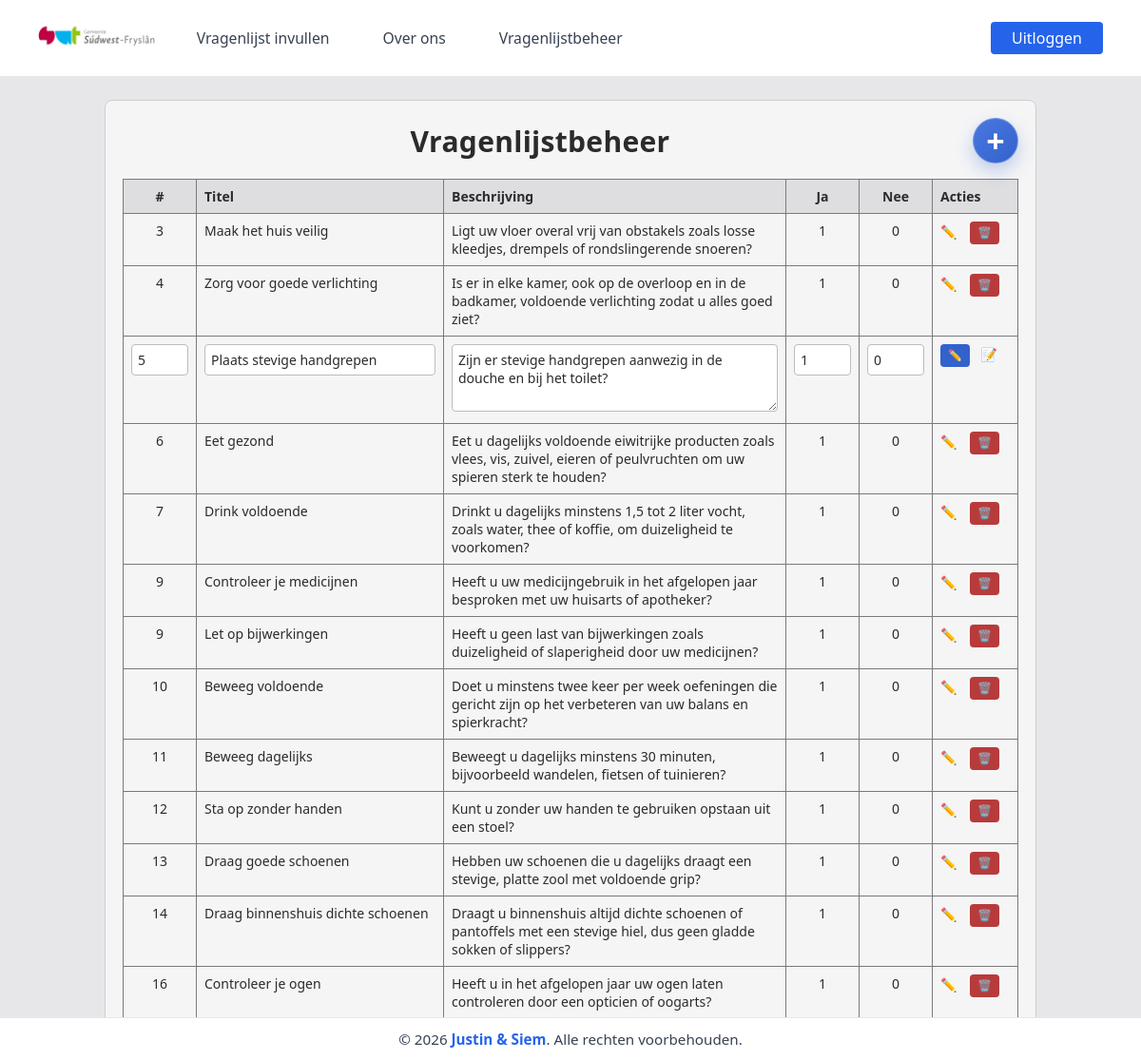
The app's page /vragenlijstbeheer/?edit=10 (signed in) with its own data.
### home/models.py (models this page shows, shortened)
class Vragen(models.Model):
	categorie = models.CharField(max_length=80, blank=True, default="")
	emoji = models.CharField(max_length=16, blank=True, default="")
	vraag = models.CharField(max_length=255)
	extra_info = models.CharField(max_length=255, blank=True)
	weging = models.IntegerField(default=0)
	weging_nee = models.IntegerField(default=0)
	volgorde = models.IntegerField()

### vragenlijstbeheer/views.py (the view, shortened to what this page needs)
# urls.py: path('', views.index, name='index'),
@login_required(login_url="/login/")
def index(request):
    edit_id = _parse_int(request.GET.get("edit"), 0)
    vragen = Vragen.objects.order_by("volgorde", "id")
    return render(
        request,
        "vragenlijstbeheer/index.html",
        {
            "vragen": vragen,
            "edit_id": edit_id,
        },
    )

### vragenlijstbeheer/views.py (called while the page is built)
def _parse_int(value: str, fallback: int) -> int:
    try:
        return int(value)
    except (TypeError, ValueError):
        return fallback

### vragenlijstbeheer/templates/vragenlijstbeheer/index.html (shortened to what this page needs)
{% extends 'base.html' %} {% load static %}  {% block extra_head %}
<link
  rel="stylesheet"
  href="{% static 'vragenlijstbeheer/vragenlijstbeheer.css' %}"
/>
{% endblock %} {% block content %}
<main class="beheer-wrap">
  <section class="beheer-card" aria-label="Vragenlijst beheer">
    <div class="beheer-topbar">
      <h1>Vragenlijstbeheer</h1>
      <a
        href="{% url 'vraag_toevoegen' %}"
        class="beheer-toevoegen-link"
        aria-label="Vraag toevoegen"
        title="Vraag toevoegen"
        >+</a
      >
    </div>
    <div class="table-scroll">
      <table class="beheer-table">
        <thead>
          <tr>
            <th>#</th>
            <th>Titel</th>
            <th>Beschrijving</th>
            <th>Ja</th>
            <th>Nee</th>
            <th>Acties</th>
          </tr>
        </thead>
        <tbody>
          {% for vraag in vragen %} {% if edit_id == vraag.id %}
          <tr>
            <td>
              <input
                class="beheer-input beheer-input-number"
                type="number"
                name="volgorde"
                value="{{ vraag.volgorde }}"
                form="edit-form-{{ vraag.id }}"
                min="1"
                aria-label="#"
              />
            </td>
            <td>
              <input
                class="beheer-input"
                type="text"
                name="vraag"
                value="{{ vraag.vraag }}"
                form="edit-form-{{ vraag.id }}"
                required
              />
            </td>
            <td>
              <textarea
                class="beheer-textarea"
                name="extra_info"
                rows="3"
                form="edit-form-{{ vraag.id }}"
              >
{{ vraag.extra_info }}</textarea
              >
            </td>
            <td>
              <input
                class="beheer-input beheer-input-number"
                type="number"
                name="weging"
                value="{{ vraag.weging }}"
                form="edit-form-{{ vraag.id }}"
                min="0"
                aria-label="Punten Ja"
              />
            </td>
            <td>
              <input
                class="beheer-input beheer-input-number"
                type="number"
                name="weging_nee"
                value="{{ vraag.weging_nee }}"
                form="edit-form-{{ vraag.id }}"
                min="0"
                aria-label="Punten Nee"
              />
            </td>
            <td class="acties-col">
              <form
                id="edit-form-{{ vraag.id }}"
                method="post"
                class="inline-form"
              >
                <button class="actie-btn" type="submit">✏️</button>
              </form>
              <a
                href="/vragenlijstbeheer/?edit={{ vraag.id }}"
                class="actie-link"
                >📝</a
              >
            </td>
          </tr>
          {% else %}
          <tr>
            <td>{{ vraag.volgorde }}</td>
            <td>{{ vraag.vraag }}</td>
            <td>{{ vraag.extra_info|default:'-' }}</td>
            <td>{{ vraag.weging }}</td>
            <td>{{ vraag.weging_nee }}</td>
            <td class="acties-col">
              <a
                href="/vragenlijstbeheer/?edit={{ vraag.id }}"
                class="actie-link"
                aria-label="Bewerk vraag {{ vraag.id }}"
                >✏️</a
              >
              <form method="post" class="inline-form">
                <button
                  type="submit"
                  class="actie-btn actie-btn-danger"
                  aria-label="Verwijder vraag {{ vraag.id }}"
                >
                  🗑️
                </button>
              </form>
            </td>
          </tr>
          {% endif %} {% empty %}
          <tr>
            <td colspan="6" class="leeg-regel">
              Er zijn nog geen vragen beschikbaar.
            </td>
          </tr>
          {% endfor %}
        </tbody>
      </table>
    </div>
  </section>
</main>
{% endblock %}

### vragenlijstbeheer/static/vragenlijstbeheer/vragenlijstbeheer.css (style rules this page uses)
:root { --beheer-bg: #e7e7ea; --beheer-card: #f5f5f6; --beheer-line: #7a7a7a; --beheer-text: #2b2b2b; --beheer-head: #dedee0; --beheer-accent: #3362cc; }
* { box-sizing: border-box; }
body { background: var(--beheer-bg); color: var(--beheer-text); font-family: "Segoe UI", Tahoma, sans-serif; }
.beheer-wrap { min-height: 100%; display: grid; place-items: center; padding: 24px; }
.beheer-card { width: min(100%, 980px); background: var(--beheer-card); border: 1px solid #cfcfd2; border-radius: 8px; padding: 18px; }
.beheer-topbar { display: flex; align-items: center; justify-content: space-between; gap: 16px; margin-bottom: 16px; }
.beheer-topbar h1 { margin: 0; flex: 1; text-align: center; font-size: 30px; letter-spacing: 0.01em; }
.beheer-toevoegen-link { display: inline-flex; align-items: center; justify-content: center; width: 48px; height: 48px; margin-right: 0; border-radius: 50%; background: linear-gradient(135deg, #4a78df 0%, var(--beheer-accent) 100%); border: 1px solid rgba(255, 255, 255, 0.28); color: #fff; text-decoration: none; font-size: 34px; font-weight: 600; line-height: 1; box-shadow: 0 8px 18px rgba(51, 98, 204, 0.28); transition: transform 0.18s ease, box-shadow 0.18s ease, filter 0.18s ease; }
.table-scroll { overflow-x: auto; }
.beheer-table { width: 100%; border-collapse: collapse; table-layout: auto; font-size: 14px; }
.beheer-table th, .beheer-table td { border: 1px solid var(--beheer-line); padding: 8px; vertical-align: top; }
.beheer-table th { background: var(--beheer-head); text-align: left; font-weight: 700; }
.beheer-table th:nth-child(1), .beheer-table td:nth-child(1), .beheer-table th:nth-child(4), .beheer-table td:nth-child(4), .beheer-table th:nth-child(5), .beheer-table td:nth-child(5) { text-align: center; width: 60px; }
.beheer-table th:nth-child(2), .beheer-table td:nth-child(2) { width: 260px; }
.beheer-table th:nth-child(3), .beheer-table td:nth-child(3) { min-width: 320px; }
.beheer-table th:nth-child(6), .beheer-table td:nth-child(6) { width: 90px; }
.acties-col { white-space: nowrap; }
.inline-form { display: inline; }
.actie-link { display: inline-block; margin-right: 10px; text-decoration: none; color: var(--beheer-accent); font-weight: 600; }
.actie-btn { border: 0; background: var(--beheer-accent); color: #fff; border-radius: 4px; padding: 5px 8px; font-size: 12px; font-weight: 600; cursor: pointer; margin-right: 8px; }
.actie-btn-danger { background: #b83b3b; }
.beheer-input, .beheer-textarea { width: 100%; border: 1px solid #bcbcc1; border-radius: 4px; padding: 6px; font: inherit; color: inherit; background: #fff; }
.beheer-textarea { resize: vertical; min-height: 70px; }
.beheer-input-number { width: 60px; }

### templates/base.html (style rules this page uses)
body { margin: 0; }
.site-shell { min-height: 100vh; display: flex; flex-direction: column; }

### records on screen
Vragen: volgorde "3", vraag "Maak het huis veilig", extra_info "Ligt uw vloer overal vrij van obstakels zoals losse kleedjes, drempels of rondslingerende snoeren?", weging "1", weging_nee "0"
Vragen: volgorde "4", vraag "Zorg voor goede verlichting", extra_info "Is er in elke kamer, ook op de overloop en in de badkamer, voldoende verlichting zodat u alles goed ziet?", weging "1", weging_nee "0"
Vragen: volgorde "5", vraag "Plaats stevige handgrepen", extra_info "Zijn er stevige handgrepen aanwezig in de douche en bij het toilet?", weging "1", weging_nee "0"
Vragen: volgorde "6", vraag "Eet gezond", extra_info "Eet u dagelijks voldoende eiwitrijke producten zoals vlees, vis, zuivel, eieren of peulvruchten om uw spieren sterk te houden?", weging "1", weging_nee "0"
Vragen: volgorde "7", vraag "Drink voldoende", extra_info "Drinkt u dagelijks minstens 1,5 tot 2 liter vocht, zoals water, thee of koffie, om duizeligheid te voorkomen?", weging "1", weging_nee "0"
Vragen: volgorde "9", vraag "Controleer je medicijnen", extra_info "Heeft u uw medicijngebruik in het afgelopen jaar besproken met uw huisarts of apotheker?", weging "1", weging_nee "0"
Vragen: volgorde "9", vraag "Let op bijwerkingen", extra_info "Heeft u geen last van bijwerkingen zoals duizeligheid of slaperigheid door uw medicijnen?", weging "1", weging_nee "0"
Vragen: volgorde "10", vraag "Beweeg voldoende", extra_info "Doet u minstens twee keer per week oefeningen die gericht zijn op het verbeteren van uw balans en spierkracht?", weging "1", weging_nee "0"
Vragen: volgorde "11", vraag "Beweeg dagelijks", extra_info "Beweegt u dagelijks minstens 30 minuten, bijvoorbeeld wandelen, fietsen of tuinieren?", weging "1", weging_nee "0"
Vragen: volgorde "12", vraag "Sta op zonder handen", extra_info "Kunt u zonder uw handen te gebruiken opstaan uit een stoel?", weging "1", weging_nee "0"
Vragen: volgorde "13", vraag "Draag goede schoenen", extra_info "Hebben uw schoenen die u dagelijks draagt een stevige, platte zool met voldoende grip?", weging "1", weging_nee "0"
Vragen: volgorde "14", vraag "Draag binnenshuis dichte schoenen", extra_info "Draagt u binnenshuis altijd dichte schoenen of pantoffels met een stevige hiel, dus geen gladde sokken of slippers?", weging "1", weging_nee "0"
Vragen: volgorde "16", vraag "Controleer je ogen", extra_info "Heeft u in het afgelopen jaar uw ogen laten controleren door een opticien of oogarts?", weging "1", weging_nee "0"
